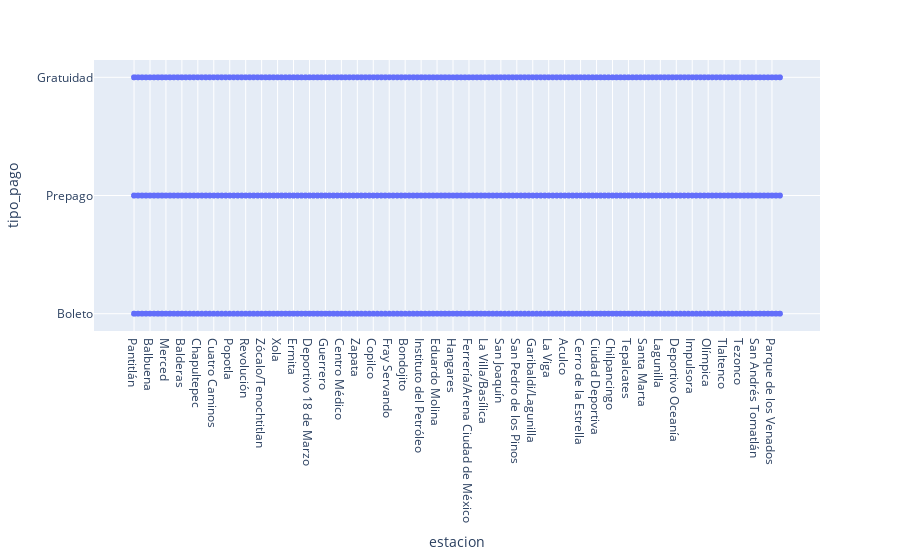

Notebook code for this chart:
### Code cell
fig = px.scatter(df, x="estacion", y="tipo_pago")
fig.show()

### Figure 1 — Plotly figure (JSON) as saved in the notebook; plotly's stock layout.template omitted (floating-point values rounded to 4 significant figures; data arrays with more than 128 entries replaced by an {"elided": "..."} marker saying what was removed)
{"data": [{"hovertemplate": "estacion=%{x}<br>tipo_pago=%{y}<extra></extra>", "legendgroup": "", "marker": {"color": "#636efa", "symbol": "circle"}, "mode": "markers", "name": "", "showlegend": false, "type": "scattergl", "x": {"elided": "17550 str values"}, "xaxis": "x", "y": {"elided": "17550 str values"}, "yaxis": "y"}], "layout": {"legend": {"tracegroupgap": 0}, "margin": {"t": 60}, "xaxis": {"anchor": "y", "domain": [0, 1], "title": {"text": "estacion"}}, "yaxis": {"anchor": "x", "domain": [0, 1], "title": {"text": "tipo_pago"}}}}
